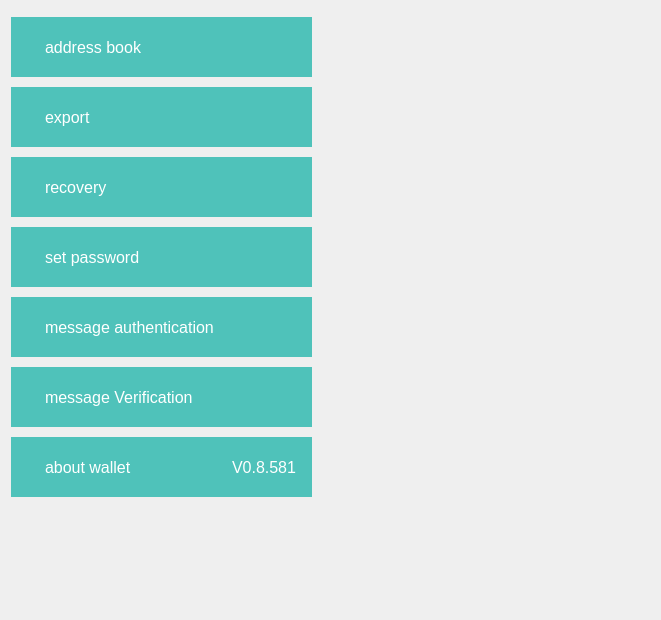
<?xml version="1.0" encoding="UTF-8"?>
<ui version="4.0">
 <class>setdialog</class>
 <widget class="QWidget" name="setdialog">
  <property name="geometry">
   <rect>
    <x>0</x>
    <y>0</y>
    <width>661</width>
    <height>620</height>
   </rect>
  </property>
  <property name="windowTitle">
   <string>Form</string>
  </property>
  <layout class="QGridLayout" name="gridLayout_2">
   <item row="0" column="0">
    <layout class="QVBoxLayout" name="verticalLayout_3">
     <item>
      <widget class="QWidget" name="widget_title" native="true">
       <property name="minimumSize">
        <size>
         <width>310</width>
         <height>0</height>
        </size>
       </property>
       <property name="maximumSize">
        <size>
         <width>310</width>
         <height>16777215</height>
        </size>
       </property>
       <widget class="QLabel" name="label_title">
        <property name="geometry">
         <rect>
          <x>20</x>
          <y>0</y>
          <width>22</width>
          <height>17</height>
         </rect>
        </property>
        <property name="layoutDirection">
         <enum>Qt::LeftToRight</enum>
        </property>
        <property name="autoFillBackground">
         <bool>false</bool>
        </property>
        <property name="text">
         <string>set</string>
        </property>
        <property name="alignment">
         <set>Qt::AlignCenter</set>
        </property>
       </widget>
      </widget>
     </item>
     <item>
      <widget class="QFrame" name="frame">
       <property name="minimumSize">
        <size>
         <width>310</width>
         <height>0</height>
        </size>
       </property>
       <property name="maximumSize">
        <size>
         <width>310</width>
         <height>16777215</height>
        </size>
       </property>
       <property name="styleSheet">
        <string notr="true"/>
       </property>
       <property name="frameShape">
        <enum>QFrame::NoFrame</enum>
       </property>
       <property name="frameShadow">
        <enum>QFrame::Raised</enum>
       </property>
       <layout class="QGridLayout" name="gridLayout">
        <property name="leftMargin">
         <number>0</number>
        </property>
        <property name="topMargin">
         <number>0</number>
        </property>
        <property name="spacing">
         <number>10</number>
        </property>
        <item row="2" column="0">
         <widget class="QFrame" name="frame_3">
          <property name="styleSheet">
           <string notr="true">background-color: rgb(79,194,186);</string>
          </property>
          <layout class="QHBoxLayout" name="horizontalLayout_3">
           <property name="spacing">
            <number>0</number>
           </property>
           <property name="leftMargin">
            <number>0</number>
           </property>
           <property name="topMargin">
            <number>0</number>
           </property>
           <property name="rightMargin">
            <number>0</number>
           </property>
           <property name="bottomMargin">
            <number>0</number>
           </property>
           <item>
            <widget class="QLabel" name="label_3">
             <property name="minimumSize">
              <size>
               <width>34</width>
               <height>34</height>
              </size>
             </property>
             <property name="maximumSize">
              <size>
               <width>34</width>
               <height>34</height>
              </size>
             </property>
             <property name="styleSheet">
              <string notr="true">background-image: url(:/res/png/set/recovery.png);</string>
             </property>
             <property name="text">
              <string/>
             </property>
            </widget>
           </item>
           <item>
            <widget class="QPushButton" name="pushButton_recovery">
             <property name="minimumSize">
              <size>
               <width>0</width>
               <height>60</height>
              </size>
             </property>
             <property name="maximumSize">
              <size>
               <width>16777215</width>
               <height>60</height>
              </size>
             </property>
             <property name="focusPolicy">
              <enum>Qt::NoFocus</enum>
             </property>
             <property name="styleSheet">
              <string notr="true">border:none;text-align : left;
color: rgb(255, 255, 255);font-size : 16px;</string>
             </property>
             <property name="text">
              <string>recovery</string>
             </property>
             <property name="flat">
              <bool>true</bool>
             </property>
            </widget>
           </item>
           <item>
            <widget class="QPushButton" name="pushButton_pic_recovery">
             <property name="minimumSize">
              <size>
               <width>9</width>
               <height>60</height>
              </size>
             </property>
             <property name="maximumSize">
              <size>
               <width>9</width>
               <height>60</height>
              </size>
             </property>
             <property name="focusPolicy">
              <enum>Qt::NoFocus</enum>
             </property>
             <property name="styleSheet">
              <string notr="true">background-image: url(:/res/png/set/selected.png);border:none;</string>
             </property>
             <property name="text">
              <string/>
             </property>
            </widget>
           </item>
          </layout>
         </widget>
        </item>
        <item row="4" column="0">
         <widget class="QFrame" name="frame_5">
          <property name="styleSheet">
           <string notr="true">background-color: rgb(79,194,186);</string>
          </property>
          <layout class="QHBoxLayout" name="horizontalLayout_5">
           <property name="spacing">
            <number>0</number>
           </property>
           <property name="leftMargin">
            <number>0</number>
           </property>
           <property name="topMargin">
            <number>0</number>
           </property>
           <property name="rightMargin">
            <number>0</number>
           </property>
           <property name="bottomMargin">
            <number>0</number>
           </property>
           <item>
            <widget class="QLabel" name="label_7">
             <property name="minimumSize">
              <size>
               <width>34</width>
               <height>34</height>
              </size>
             </property>
             <property name="maximumSize">
              <size>
               <width>34</width>
               <height>34</height>
              </size>
             </property>
             <property name="styleSheet">
              <string notr="true">background-image: url(:/res/png/set/message.png);</string>
             </property>
             <property name="text">
              <string/>
             </property>
            </widget>
           </item>
           <item>
            <widget class="QPushButton" name="pushButton_msgauthentication">
             <property name="minimumSize">
              <size>
               <width>0</width>
               <height>60</height>
              </size>
             </property>
             <property name="maximumSize">
              <size>
               <width>16777215</width>
               <height>60</height>
              </size>
             </property>
             <property name="focusPolicy">
              <enum>Qt::NoFocus</enum>
             </property>
             <property name="styleSheet">
              <string notr="true">border:none;text-align : left;
color: rgb(255, 255, 255);font-size : 16px;</string>
             </property>
             <property name="text">
              <string>message authentication</string>
             </property>
             <property name="flat">
              <bool>true</bool>
             </property>
            </widget>
           </item>
           <item>
            <widget class="QPushButton" name="pushButton_pic_auth">
             <property name="minimumSize">
              <size>
               <width>9</width>
               <height>60</height>
              </size>
             </property>
             <property name="maximumSize">
              <size>
               <width>9</width>
               <height>60</height>
              </size>
             </property>
             <property name="focusPolicy">
              <enum>Qt::NoFocus</enum>
             </property>
             <property name="styleSheet">
              <string notr="true">background-image: url(:/res/png/set/selected.png);border:none;</string>
             </property>
             <property name="text">
              <string/>
             </property>
            </widget>
           </item>
          </layout>
         </widget>
        </item>
        <item row="5" column="0">
         <widget class="QFrame" name="frame_6">
          <property name="minimumSize">
           <size>
            <width>0</width>
            <height>60</height>
           </size>
          </property>
          <property name="maximumSize">
           <size>
            <width>16777215</width>
            <height>60</height>
           </size>
          </property>
          <property name="styleSheet">
           <string notr="true">background-color: rgb(79,194,186);</string>
          </property>
          <property name="frameShape">
           <enum>QFrame::NoFrame</enum>
          </property>
          <property name="frameShadow">
           <enum>QFrame::Raised</enum>
          </property>
          <layout class="QHBoxLayout" name="horizontalLayout_7">
           <property name="spacing">
            <number>0</number>
           </property>
           <property name="leftMargin">
            <number>0</number>
           </property>
           <property name="topMargin">
            <number>0</number>
           </property>
           <property name="rightMargin">
            <number>0</number>
           </property>
           <property name="bottomMargin">
            <number>0</number>
           </property>
           <item>
            <widget class="QLabel" name="label_9">
             <property name="minimumSize">
              <size>
               <width>34</width>
               <height>34</height>
              </size>
             </property>
             <property name="maximumSize">
              <size>
               <width>34</width>
               <height>34</height>
              </size>
             </property>
             <property name="styleSheet">
              <string notr="true">background-image: url(:/res/png/set/verification.png);</string>
             </property>
             <property name="text">
              <string/>
             </property>
            </widget>
           </item>
           <item>
            <widget class="QPushButton" name="pushButton_verification">
             <property name="minimumSize">
              <size>
               <width>0</width>
               <height>60</height>
              </size>
             </property>
             <property name="maximumSize">
              <size>
               <width>16777215</width>
               <height>60</height>
              </size>
             </property>
             <property name="focusPolicy">
              <enum>Qt::NoFocus</enum>
             </property>
             <property name="styleSheet">
              <string notr="true">border:none;text-align : left;
color: rgb(255, 255, 255);font-size : 16px;</string>
             </property>
             <property name="text">
              <string>message Verification</string>
             </property>
            </widget>
           </item>
           <item>
            <widget class="QPushButton" name="pushButton_pic_verification">
             <property name="minimumSize">
              <size>
               <width>9</width>
               <height>60</height>
              </size>
             </property>
             <property name="maximumSize">
              <size>
               <width>9</width>
               <height>60</height>
              </size>
             </property>
             <property name="styleSheet">
              <string notr="true">background-image: url(:/res/png/set/selected.png);border:none;</string>
             </property>
             <property name="text">
              <string/>
             </property>
            </widget>
           </item>
          </layout>
         </widget>
        </item>
        <item row="1" column="0">
         <widget class="QFrame" name="frame_2">
          <property name="styleSheet">
           <string notr="true">background-color: rgb(79,194,186);</string>
          </property>
          <layout class="QHBoxLayout" name="horizontalLayout_2">
           <property name="spacing">
            <number>0</number>
           </property>
           <property name="leftMargin">
            <number>0</number>
           </property>
           <property name="topMargin">
            <number>0</number>
           </property>
           <property name="rightMargin">
            <number>0</number>
           </property>
           <property name="bottomMargin">
            <number>0</number>
           </property>
           <item>
            <widget class="QLabel" name="label_2">
             <property name="minimumSize">
              <size>
               <width>34</width>
               <height>34</height>
              </size>
             </property>
             <property name="maximumSize">
              <size>
               <width>34</width>
               <height>34</height>
              </size>
             </property>
             <property name="styleSheet">
              <string notr="true">background-image: url(:/res/png/set/export.png);</string>
             </property>
             <property name="text">
              <string/>
             </property>
            </widget>
           </item>
           <item>
            <widget class="QPushButton" name="pushButton_export">
             <property name="minimumSize">
              <size>
               <width>0</width>
               <height>60</height>
              </size>
             </property>
             <property name="maximumSize">
              <size>
               <width>16777215</width>
               <height>60</height>
              </size>
             </property>
             <property name="focusPolicy">
              <enum>Qt::NoFocus</enum>
             </property>
             <property name="styleSheet">
              <string notr="true">border:none;text-align : left;
color: rgb(255, 255, 255);font-size : 16px;</string>
             </property>
             <property name="text">
              <string>export</string>
             </property>
             <property name="flat">
              <bool>true</bool>
             </property>
            </widget>
           </item>
           <item>
            <widget class="QPushButton" name="pushButton_pic_export">
             <property name="minimumSize">
              <size>
               <width>9</width>
               <height>60</height>
              </size>
             </property>
             <property name="maximumSize">
              <size>
               <width>9</width>
               <height>60</height>
              </size>
             </property>
             <property name="focusPolicy">
              <enum>Qt::NoFocus</enum>
             </property>
             <property name="styleSheet">
              <string notr="true">background-image: url(:/res/png/set/selected.png);border:none;</string>
             </property>
             <property name="text">
              <string/>
             </property>
            </widget>
           </item>
          </layout>
         </widget>
        </item>
        <item row="0" column="0">
         <widget class="QFrame" name="frame_1">
          <property name="minimumSize">
           <size>
            <width>0</width>
            <height>0</height>
           </size>
          </property>
          <property name="maximumSize">
           <size>
            <width>16777215</width>
            <height>888888</height>
           </size>
          </property>
          <property name="styleSheet">
           <string notr="true">background-color: rgb(79,194,186);</string>
          </property>
          <layout class="QHBoxLayout" name="horizontalLayout">
           <property name="spacing">
            <number>0</number>
           </property>
           <property name="leftMargin">
            <number>0</number>
           </property>
           <property name="topMargin">
            <number>0</number>
           </property>
           <property name="rightMargin">
            <number>0</number>
           </property>
           <property name="bottomMargin">
            <number>0</number>
           </property>
           <item>
            <widget class="QLabel" name="label">
             <property name="minimumSize">
              <size>
               <width>34</width>
               <height>34</height>
              </size>
             </property>
             <property name="maximumSize">
              <size>
               <width>34</width>
               <height>34</height>
              </size>
             </property>
             <property name="styleSheet">
              <string notr="true">background-image: url(:/res/png/set/addressbook.png);</string>
             </property>
             <property name="text">
              <string/>
             </property>
            </widget>
           </item>
           <item>
            <widget class="QPushButton" name="pushButton_addressbook">
             <property name="minimumSize">
              <size>
               <width>0</width>
               <height>60</height>
              </size>
             </property>
             <property name="maximumSize">
              <size>
               <width>16777215</width>
               <height>60</height>
              </size>
             </property>
             <property name="focusPolicy">
              <enum>Qt::NoFocus</enum>
             </property>
             <property name="styleSheet">
              <string notr="true">border:none;text-align : left;
color: rgb(255, 255, 255);font-size : 16px;</string>
             </property>
             <property name="text">
              <string>address book</string>
             </property>
             <property name="flat">
              <bool>true</bool>
             </property>
            </widget>
           </item>
           <item>
            <widget class="QPushButton" name="pushButton_pic_addressbook">
             <property name="minimumSize">
              <size>
               <width>9</width>
               <height>60</height>
              </size>
             </property>
             <property name="maximumSize">
              <size>
               <width>9</width>
               <height>60</height>
              </size>
             </property>
             <property name="focusPolicy">
              <enum>Qt::NoFocus</enum>
             </property>
             <property name="styleSheet">
              <string notr="true">background-image: url(:/res/png/set/selected.png);border:none;</string>
             </property>
             <property name="text">
              <string/>
             </property>
            </widget>
           </item>
          </layout>
         </widget>
        </item>
        <item row="3" column="0">
         <widget class="QFrame" name="frame_4">
          <property name="styleSheet">
           <string notr="true">background-color: rgb(79,194,186);</string>
          </property>
          <layout class="QHBoxLayout" name="horizontalLayout_4">
           <property name="spacing">
            <number>0</number>
           </property>
           <property name="leftMargin">
            <number>0</number>
           </property>
           <property name="topMargin">
            <number>0</number>
           </property>
           <property name="rightMargin">
            <number>0</number>
           </property>
           <property name="bottomMargin">
            <number>0</number>
           </property>
           <item>
            <widget class="QLabel" name="label_4">
             <property name="minimumSize">
              <size>
               <width>34</width>
               <height>34</height>
              </size>
             </property>
             <property name="maximumSize">
              <size>
               <width>34</width>
               <height>34</height>
              </size>
             </property>
             <property name="styleSheet">
              <string notr="true">background-image: url(:/res/png/set/setpassword.png);</string>
             </property>
             <property name="text">
              <string/>
             </property>
            </widget>
           </item>
           <item>
            <widget class="QPushButton" name="pushButton_setpwd">
             <property name="minimumSize">
              <size>
               <width>0</width>
               <height>60</height>
              </size>
             </property>
             <property name="maximumSize">
              <size>
               <width>16777215</width>
               <height>60</height>
              </size>
             </property>
             <property name="focusPolicy">
              <enum>Qt::NoFocus</enum>
             </property>
             <property name="styleSheet">
              <string notr="true">border:none;text-align : left;
color: rgb(255, 255, 255);font-size : 16px;</string>
             </property>
             <property name="text">
              <string>set password</string>
             </property>
             <property name="flat">
              <bool>true</bool>
             </property>
            </widget>
           </item>
           <item>
            <widget class="QPushButton" name="pushButton_pic_setpwd">
             <property name="minimumSize">
              <size>
               <width>9</width>
               <height>60</height>
              </size>
             </property>
             <property name="maximumSize">
              <size>
               <width>9</width>
               <height>60</height>
              </size>
             </property>
             <property name="focusPolicy">
              <enum>Qt::NoFocus</enum>
             </property>
             <property name="styleSheet">
              <string notr="true">background-image: url(:/res/png/set/selected.png);border:none;</string>
             </property>
             <property name="text">
              <string/>
             </property>
            </widget>
           </item>
          </layout>
         </widget>
        </item>
        <item row="6" column="0">
         <widget class="QFrame" name="frame_7">
          <property name="styleSheet">
           <string notr="true">background-color: rgb(79,194,186);</string>
          </property>
          <layout class="QHBoxLayout" name="horizontalLayout_6">
           <property name="spacing">
            <number>0</number>
           </property>
           <property name="leftMargin">
            <number>0</number>
           </property>
           <property name="topMargin">
            <number>0</number>
           </property>
           <property name="rightMargin">
            <number>0</number>
           </property>
           <property name="bottomMargin">
            <number>0</number>
           </property>
           <item>
            <widget class="QLabel" name="label_5">
             <property name="minimumSize">
              <size>
               <width>34</width>
               <height>34</height>
              </size>
             </property>
             <property name="maximumSize">
              <size>
               <width>34</width>
               <height>34</height>
              </size>
             </property>
             <property name="styleSheet">
              <string notr="true">background-image: url(:/res/png/set/about.png);</string>
             </property>
             <property name="text">
              <string/>
             </property>
            </widget>
           </item>
           <item>
            <widget class="QPushButton" name="pushButton_aboutwallet">
             <property name="minimumSize">
              <size>
               <width>0</width>
               <height>60</height>
              </size>
             </property>
             <property name="maximumSize">
              <size>
               <width>16777215</width>
               <height>60</height>
              </size>
             </property>
             <property name="focusPolicy">
              <enum>Qt::NoFocus</enum>
             </property>
             <property name="styleSheet">
              <string notr="true">border:none;text-align : left;
color: rgb(255, 255, 255);font-size : 16px;</string>
             </property>
             <property name="text">
              <string>about wallet</string>
             </property>
             <property name="flat">
              <bool>true</bool>
             </property>
            </widget>
           </item>
           <item>
            <widget class="QLabel" name="label_6">
             <property name="minimumSize">
              <size>
               <width>80</width>
               <height>0</height>
              </size>
             </property>
             <property name="maximumSize">
              <size>
               <width>30</width>
               <height>16777215</height>
              </size>
             </property>
             <property name="styleSheet">
              <string notr="true">color: rgb(255, 255, 255);font-size : 16px;</string>
             </property>
             <property name="text">
              <string>V0.8.581</string>
             </property>
            </widget>
           </item>
          </layout>
         </widget>
        </item>
       </layout>
      </widget>
     </item>
     <item>
      <spacer name="verticalSpacer">
       <property name="orientation">
        <enum>Qt::Vertical</enum>
       </property>
       <property name="sizeHint" stdset="0">
        <size>
         <width>310</width>
         <height>259</height>
        </size>
       </property>
      </spacer>
     </item>
    </layout>
   </item>
   <item row="0" column="1">
    <widget class="QStackedWidget" name="stackedWidget">
     <property name="currentIndex">
      <number>1</number>
     </property>
     <widget class="QWidget" name="page"/>
     <widget class="QWidget" name="page_2"/>
    </widget>
   </item>
  </layout>
 </widget>
 <resources/>
 <connections/>
</ui>
